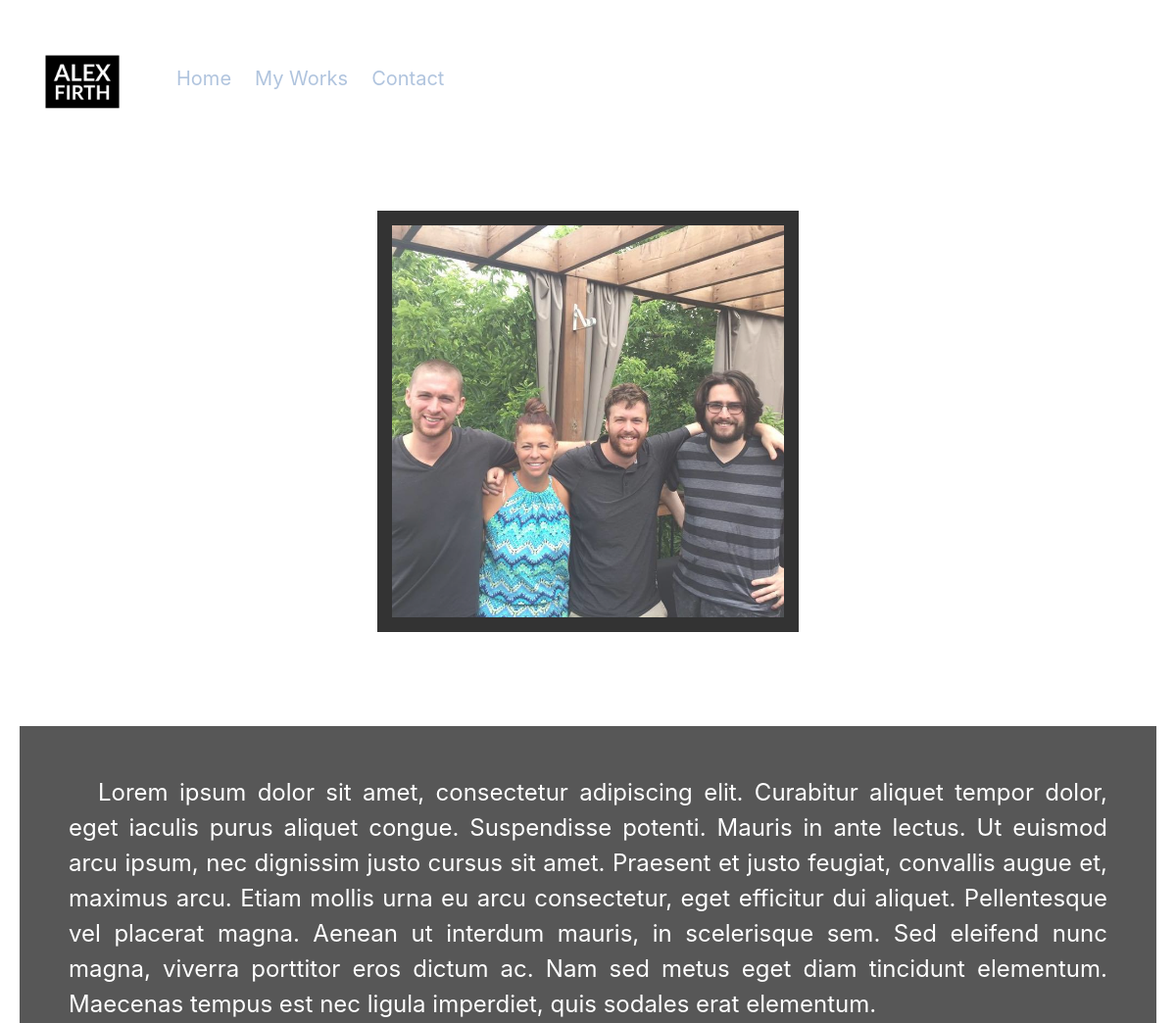
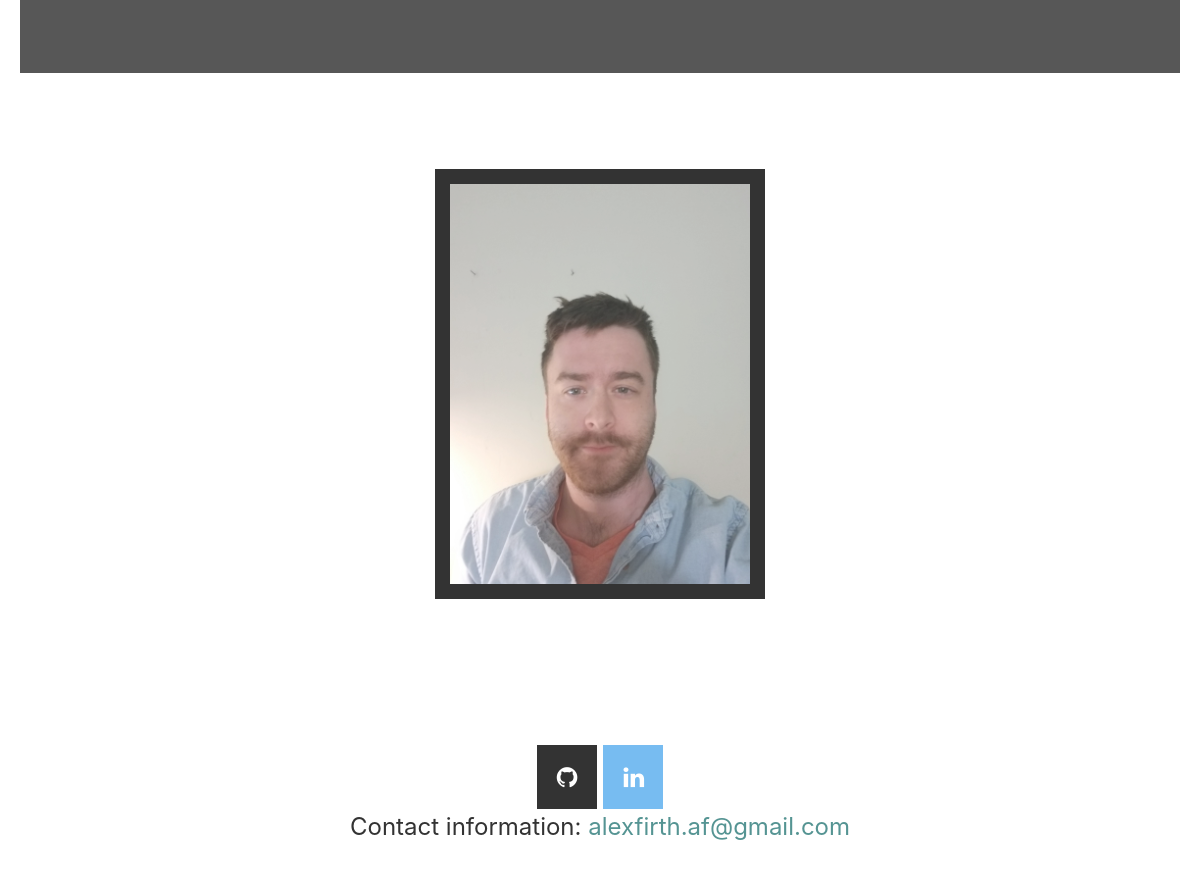
Screenshot of /post-detail/1/ with the database file from the repository (2 pictures, top to bottom).
### portfolioApp/models.py (models this page shows, shortened)
class BlogPost(models.Model):
    class Meta:
        ordering = ['-pub_date']
    CATEGORY_CHOICES = (
        ('programming', 'Programming'),
        ('coding', 'Coding'),
        ('web development', 'Web Development'),
        ('python', 'Python'),
        ('webdev', 'WebDev'),
    )
    title = models.CharField(max_length=150)
    body0 = models.TextField(blank=True)
    pub_date = models.DateTimeField('date published', auto_now_add=True)
    last_edit_date = models.DateTimeField('last edited', auto_now=True)
    slug = models.SlugField(max_length=200, blank=True)
    category = models.CharField(max_length=30, choices=CATEGORY_CHOICES)
    description = models.TextField(blank=True)
    body1 = models.TextField(blank=True)
    body2 = models.TextField(blank=True)
    body3 = models.TextField(blank=True)
    coverImage = models.ImageField(upload_to='pictures/%Y/%m/%d', blank=True)
    image0 = models.ImageField(upload_to='pictures/%Y/%m/%d', blank=True)
    image1 = models.ImageField(upload_to='pictures/%Y/%m/%d', blank=True)

### portfolioApp/views.py (the view)
# urls.py: path('post-detail/<int:pk>/', views.get_post, name='post-details'),
def get_post(request, pk):
    blog_post = get_object_or_404(BlogPost, pk=pk)
    if blog_post:
        context = {
            'blog': blog_post
        }
    return render(request, 'post_full.html', context)

### portfolioApp/templates/post_full.html (shortened to what this page needs)
{% extends 'home.html' %}
  {% block content1%}
    <div class="wrapper1">
  {% if blog.coverImage %}
    <div class="post-cover">
      <img src="{{ blog.coverImage.url }}" alt="content">
    </div>
    <br>
  {% endif %}
  <div class="post-body">
    <p>{{ blog.body0 }}</p>
  </div>
    <br>
  {% if blog.image0 %}
    <div class="post-image">
      <img src="{{ blog.image0.url }}" alt="content">
    </div>
    <br>
  {% endif %}
    </div>
{% endblock %}

### portfolioApp/static/main.css (style rules this page uses)
html, body { height: 100%; }
html { font-family: -apple-system, BlinkMacSystemFont, "Segoe UI", Roboto, Helvetica, Arial, sans-serif, "Apple Color Emoji", "Segoe UI Emoji", "Segoe UI Symbol"; font-size: 150%; line-height: 2 ; }
div.post-body { background: black; opacity:0.66; color: white; padding: 50px; text-align: justify; text-indent: 30px; }
div.post-cover { background: black; position: relative; opacity:0.8; padding: 15px; text-align: center; }
img { max-height: 500px; }
div.post-image { text-align: center; background: black; opacity:0.8; padding: 15px; }
img { max-height: 400px; }
.wrapper1 { display: flex; grid-gap: 30px; align-items: center; flex-direction: column; justify-content: center; width: 100%; padding: 20px; }

### rows the page displays
BlogPost: coverImage (picture), body0 "Lorem ipsum dolor sit amet, consectetur adipiscing elit. Curabitur aliquet tempor dolor, eget iaculis purus aliquet congue. Suspendisse potenti. Mauris in ante lectus. Ut euismod arcu ipsum, nec dignissim justo cursus sit amet. Praesent et justo feugiat, convallis augue et, maximus arcu. Etiam mollis urna eu arcu consectetur, eget efficitur dui aliquet. Pellentesque vel placerat magna. Aenean ut interdum mauris, in scelerisque sem. Sed eleifend nunc magna, viverra porttitor eros dictum ac. Nam sed metus eget diam tincidunt elementum. Maecenas tempus est nec ligula imperdiet, quis sodales erat elementum.", image0 (picture)
